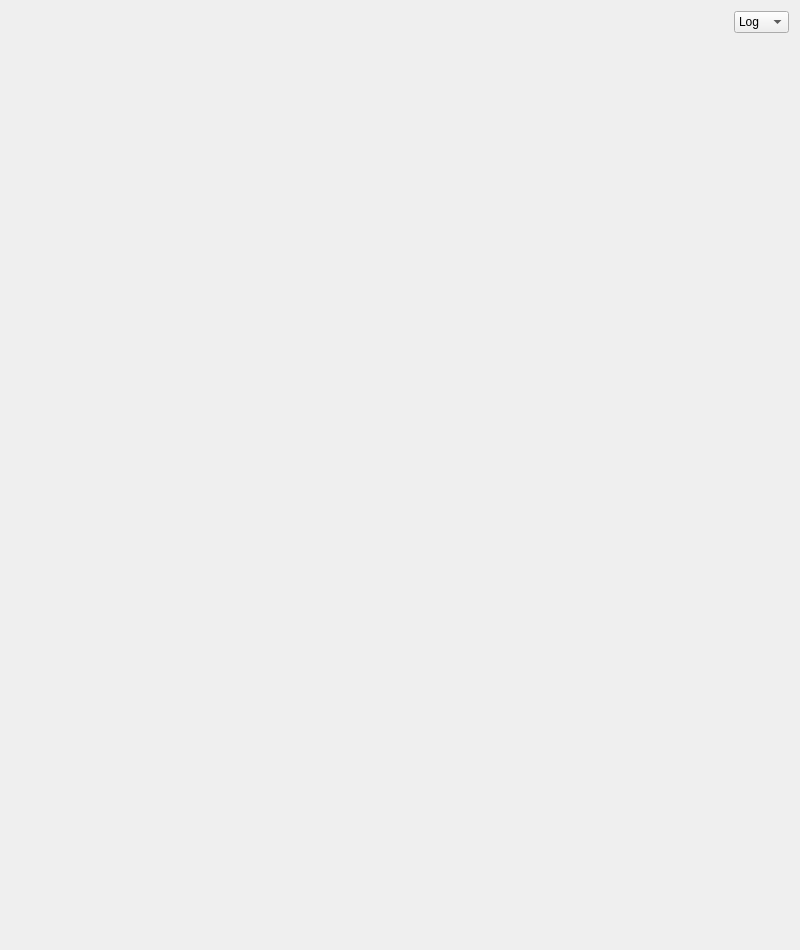
<?xml version="1.0" encoding="UTF-8"?>
<ui version="4.0">
 <class>Widget</class>
 <widget class="QWidget" name="Widget">
  <property name="geometry">
   <rect>
    <x>0</x>
    <y>0</y>
    <width>800</width>
    <height>950</height>
   </rect>
  </property>
  <property name="windowTitle">
   <string>Widget</string>
  </property>
  <layout class="QGridLayout" name="gridLayout">
   <item row="0" column="0" rowspan="2">
    <widget class="LogWidgetText" name="widget" native="true"/>
   </item>
   <item row="0" column="1">
    <widget class="QComboBox" name="com_FileType">
     <property name="sizePolicy">
      <sizepolicy hsizetype="Fixed" vsizetype="Fixed">
       <horstretch>0</horstretch>
       <verstretch>0</verstretch>
      </sizepolicy>
     </property>
     <property name="toolTip">
      <string>设置日志保存文件类型</string>
     </property>
     <item>
      <property name="text">
       <string>Log</string>
      </property>
     </item>
     <item>
      <property name="text">
       <string>CSV</string>
      </property>
     </item>
    </widget>
   </item>
   <item row="1" column="1">
    <spacer name="verticalSpacer">
     <property name="orientation">
      <enum>Qt::Vertical</enum>
     </property>
     <property name="sizeHint" stdset="0">
      <size>
       <width>20</width>
       <height>553</height>
      </size>
     </property>
    </spacer>
   </item>
   <item row="2" column="0">
    <widget class="CANDriverWidget" name="widget_2" native="true">
     <property name="sizePolicy">
      <sizepolicy hsizetype="Preferred" vsizetype="Expanding">
       <horstretch>0</horstretch>
       <verstretch>0</verstretch>
      </sizepolicy>
     </property>
    </widget>
   </item>
  </layout>
 </widget>
 <customwidgets>
  <customwidget>
   <class>LogWidgetText</class>
   <extends>QWidget</extends>
   <header>logwidgettext.h</header>
   <container>1</container>
  </customwidget>
  <customwidget>
   <class>CANDriverWidget</class>
   <extends>QWidget</extends>
   <header location="global">candriverwidget.h</header>
   <container>1</container>
  </customwidget>
 </customwidgets>
 <resources/>
 <connections/>
</ui>
